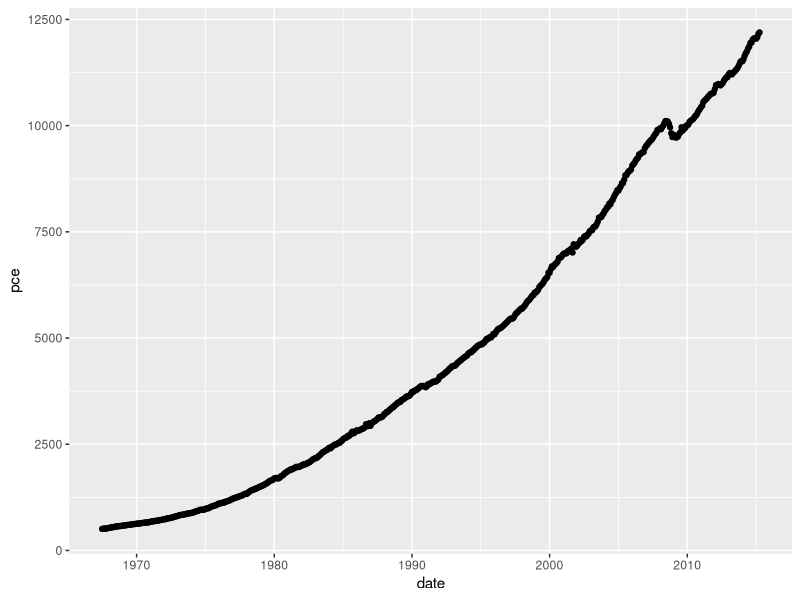
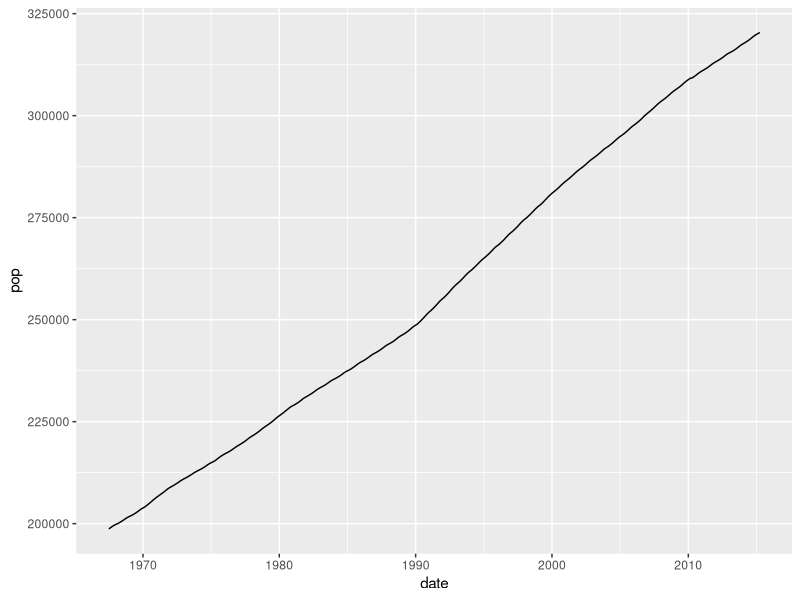
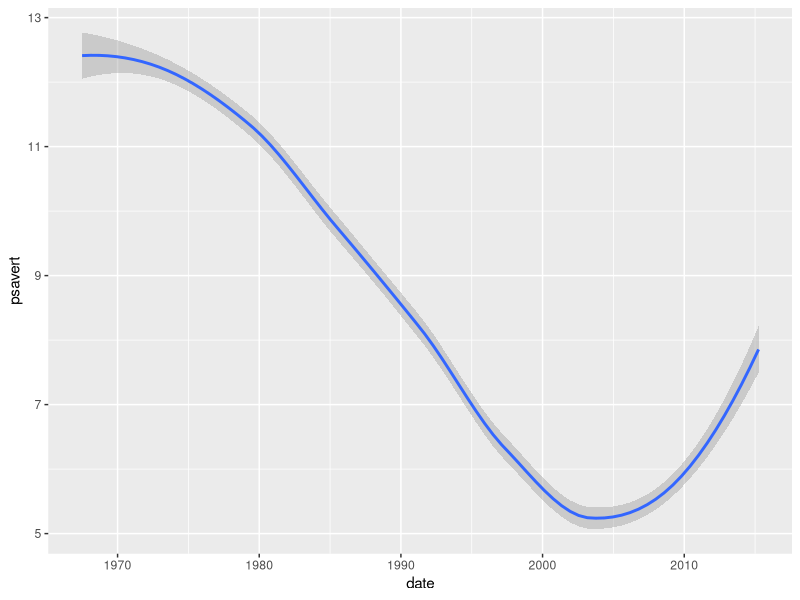
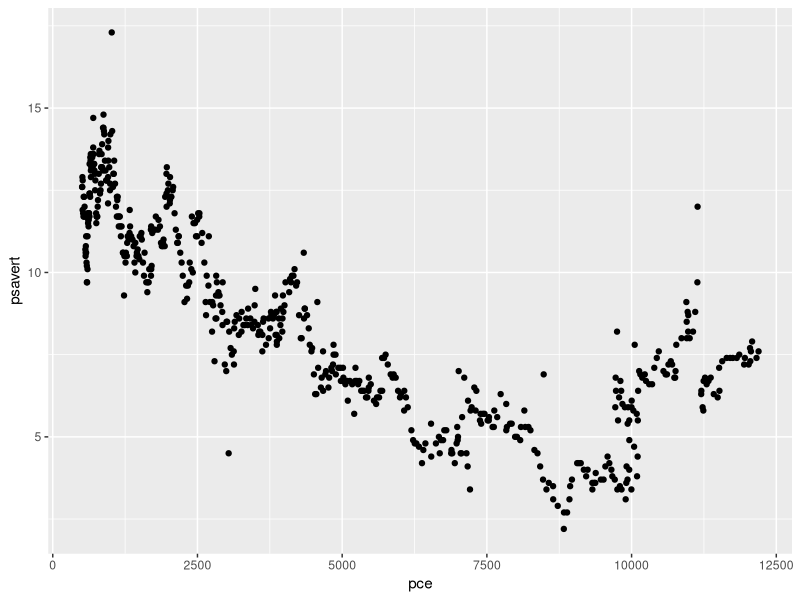
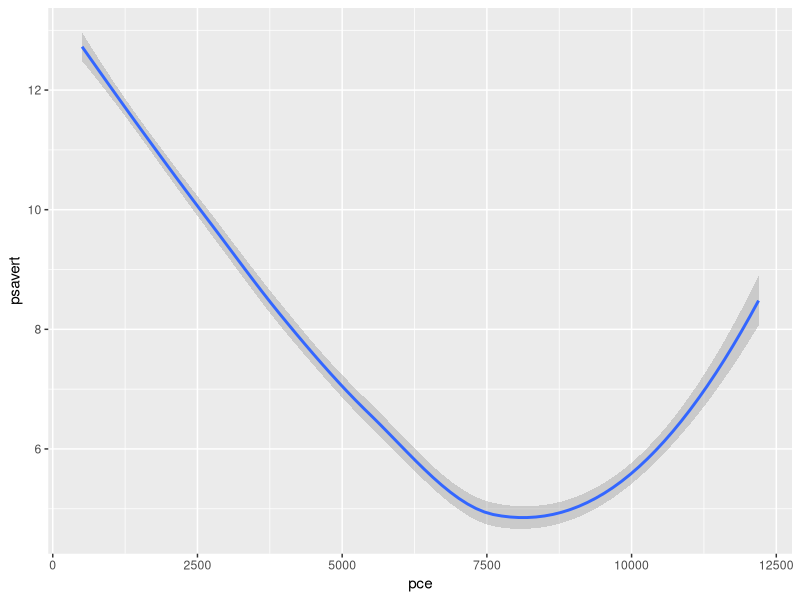
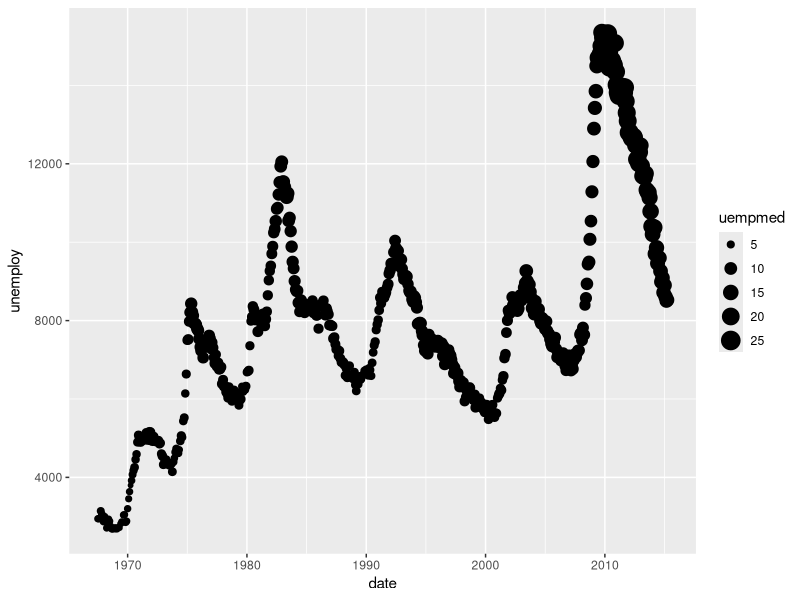
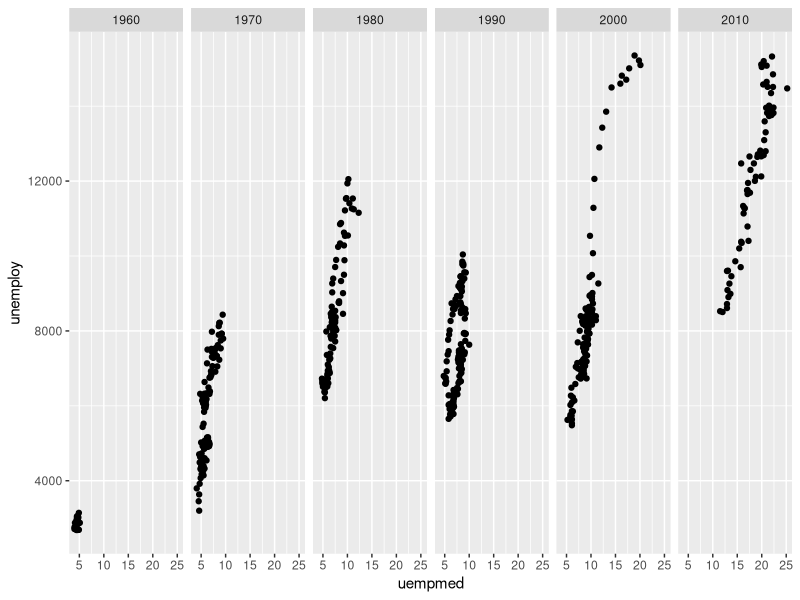
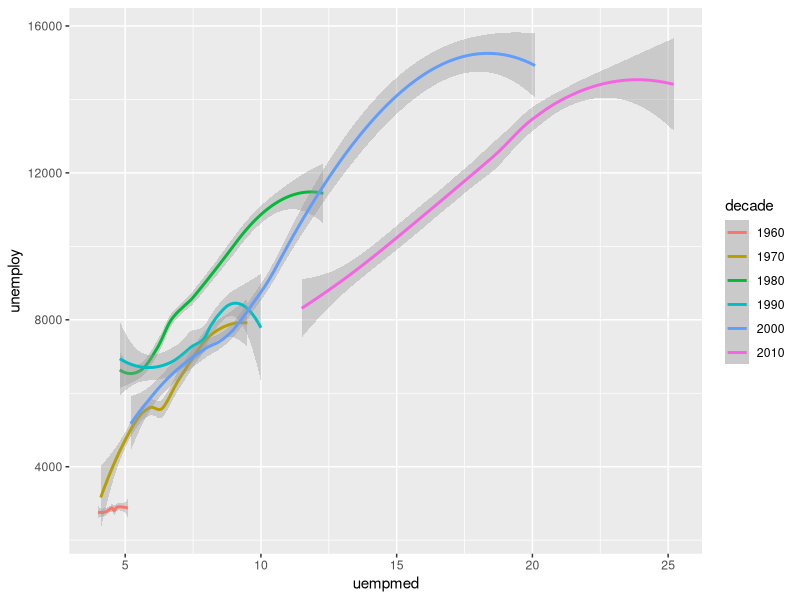

Reproduce these figures in R, in order.
# Book: R for Data Science https://r4ds.had.co.nz
# Chapters 1-4 

# View dataset "economics" from ggplot2. Read help on this dataset. 
# For each variable see meaning, type and values. 

library(ggplot2)
install.packages("lubridate")
library(lubridate)

View(economics)

economics
?economics

# Exersice 1. For any of 5 timeseries (pce, pop, psavert, uempmed, unemploy) make plots (x = date) using geoms point, line and smooth.

ggplot(data = economics) + 
  geom_point(mapping = aes(x = date, y = pce))

ggsave("img/exercise_1_1.png")

ggplot(data = economics) +
  geom_line(mapping = aes(x = date, y = pop))

ggsave("img/exercise_1_2.png")

ggplot(data = economics) + 
  geom_smooth(mapping = aes(x = date, y = psavert))

ggsave("img/exercise_1_3.png")

# Exersice 2. Display pce and psavert on one plot.

ggplot(data = economics) + 
  geom_point(mapping = aes(x = pce, y = psavert))

ggplot(data = economics) + 
  geom_smooth(mapping = aes(x = pce, y = psavert))

ggsave("img/exercise_2.png")

# Exersice 3. Display three variables on one scatterplot (x = date, y = unemploy, size = uempmed).

ggplot(data = economics) + 
  geom_point(mapping = aes(x = date, y = unemploy, size = uempmed))

ggsave("img/exercise_3.png")

# Exersice 4. Run the following code line by line and explain what it does.

economics$date

# install.packages('lubridate')

library(lubridate)

year(economics$date)

my_economics <- economics
my_economics$decade <- year(economics$date) %/% 10 * 10

class(my_economics$decade)

my_economics$decade <- as.factor(my_economics$decade)

class(my_economics$decade)

# Exersice 5. Plot for x = uempmed, y = unemploy facet_wrap on decade.

?facet_wrap

ggplot(data = my_economics) + 
  geom_point(mapping = aes(x = uempmed, y = unemploy)) +
  facet_wrap(~ decade, ncol=7)

ggsave("img/exercise_5.png")

# Exersice 6. On one plot (x = uempmed, y = unemploy) display a separate geom_smoth object for each decade.

?geom_smooth

ggplot(data = my_economics) +
  geom_smooth(mapping = aes(x = uempmed, y = unemploy, color = decade)) 

ggsave("img/exercise_6.png")

# Exersice 7. Plot histogram for unemploy for each decade.

ggplot(my_economics, aes(unemploy)) +
  geom_histogram() +
  facet_wrap(~ decade)

ggsave("img/exercise_7.png")

# Exersice 8. Plot geom_boxplot and stat_summary for unemploy for each decade.

ggplot(my_economics, aes(x = decade, y = unemploy)) +
  geom_boxplot() +
  coord_flip()

ggsave("img/exercise_8_boxplot.png")

ggplot(my_economics) +
  stat_summary(
    mapping = aes(x = decade, y = unemploy),
    fun.ymin = min,
    fun.ymax = max,
    fun.y = median
    )

ggsave("img/exercise_8_stat_summary.png")

# Exersice 9. Set working directory and save one of the plots to it

# Exersice 9. Save one of the plots to directory img

# Exersice 10. Compose 3 questions (in Russian and English) on the topic 'visualisation' with 3-4 variants of answers only 1 of wich is correct



